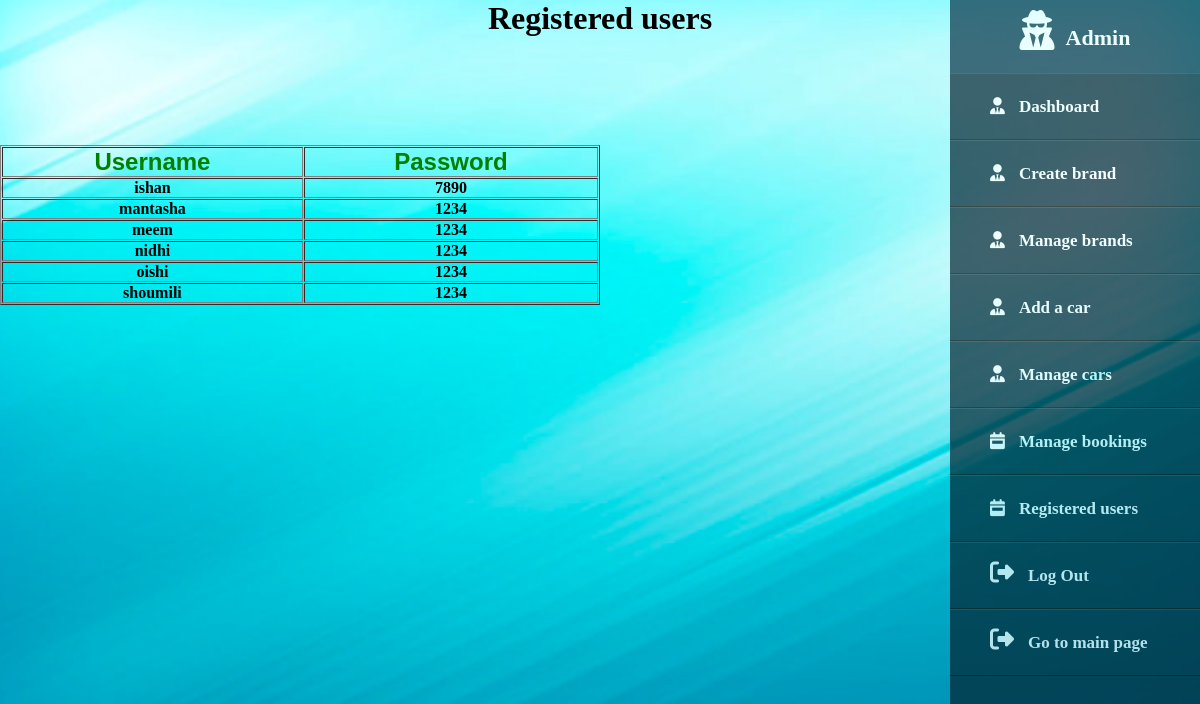
/car/display_records.php, run on the app's committed database.
### tables this page shows
CREATE TABLE IF NOT EXISTS `usertable` (
  `name` varchar(255) NOT NULL,
  `password` varchar(255) NOT NULL,
  PRIMARY KEY (`name`)
);

### car/display_records.php (the view, shortened to what this page needs)
<?php
$con=mysqli_connect('localhost','root','wamp1234');
mysqli_select_db($con,'car');
$sql="SELECT * FROM usertable";
$records=mysqli_query($con,$sql);
?>
<!DOCTYPE html>
<html lang="en" >
<head>
    <link rel="stylesheet" href="css/admin.css">
</head>
<body style="background:url(img/c.jpg);
             background-size:100%;
             background-repeat: no-repeat;">
    <div class="slidebar">
        <header><i class='fas fa-user-secret' style='font-size:40px'></i>&ensp;Admin</header>
        <ul>
        <li class="employee"><a href="1.dashboard.php"><i class="fas fa-user-tie"></i>Dashboard</a></li>
            <li class="employee"><a href="2.create-brand.php"><i class="fas fa-user-tie"></i>Create brand</a></li>
            <li class="employee"><a href="3.manage-brands.php"><i class="fas fa-user-tie"></i>Manage brands</a></li>
            <li class="employee"><a href="4.add-car.php"><i class="fas fa-user-tie"></i>Add a car</a></li>
            <li class="employee"><a href="5.manage-cars.php"><i class="fas fa-user-tie"></i>Manage cars</a></li>
            <li class="employee"><a href="display_booking.php"><i class="fas fa-calendar-week"></i>Manage bookings</a></li>
            <li class="employee"><a href="display_records.php"><i class="fas fa-calendar-week"></i>Registered users</a></li>
            <li class="employee"><a href="logout.php"><i class='fas fa-sign-out-alt' style='font-size:24px'></i>Log Out</a></li>
            <li class="employee"><a href="userindex.php"><i class='fas fa-sign-out-alt' style='font-size:24px'></i>Go to main page</a></li>
        </ul>
    </div>
    <h1 align="center"> Registered users </h1>
    <table align="center" width="600"  border="1" cellpadding="1" cellspacing="1">
        <tr>
            <th> <font size='5' face='arial' color='green'> Username</font></th>
            <th> <font size='5' face='arial' color='green'> Password</font></th>
</tr>
<?php
        while ($user=mysqli_fetch_assoc($records))
        {
            echo"<tr>";
            echo"<th>".$user['name']."</th>";
            echo"<th>".$user['password']."</th>";
            echo"</tr>";
            echo"<br>";
        }
        ?>
        </table>
        </body>
</html>

### car/css/admin.css (style rules this page uses)
body { font-family: sans-serif; background-size:cover ; font-family: Copperplate, Papyrus, fantasy; font-weight: bold; }
* { margin:0; padding: 0; list-style: none; text-decoration: none; }
.slidebar { position: fixed; right: 0px; width: 250px; height: 100%; background: #042331; opacity: 0.7; transition: all .5s ease; }
.slidebar header { font-size: 22px; color: white; text-align: center; line-height: 70px; background: #063146; user-select: none; }
.slidebar ul a { display: block; height: 100%; width: 100%; line-height: 65px; font-size: 17px; color: white; padding-left: 40px; box-sizing: border-box; border-top: 1px solid rgba(255,255,255,0.1); border-bottom: 1px solid black; transition: .4s; }
.slidebar i { margin-top: 10px; }
.slidebar ul a i { margin-right: 14px; }

### data on the page
usertable: name "ishan", password "7890"
usertable: name "mantasha", password "1234"
usertable: name "meem", password "1234"
usertable: name "nidhi", password "1234"
usertable: name "oishi", password "1234"
usertable: name "shoumili", password "1234"
